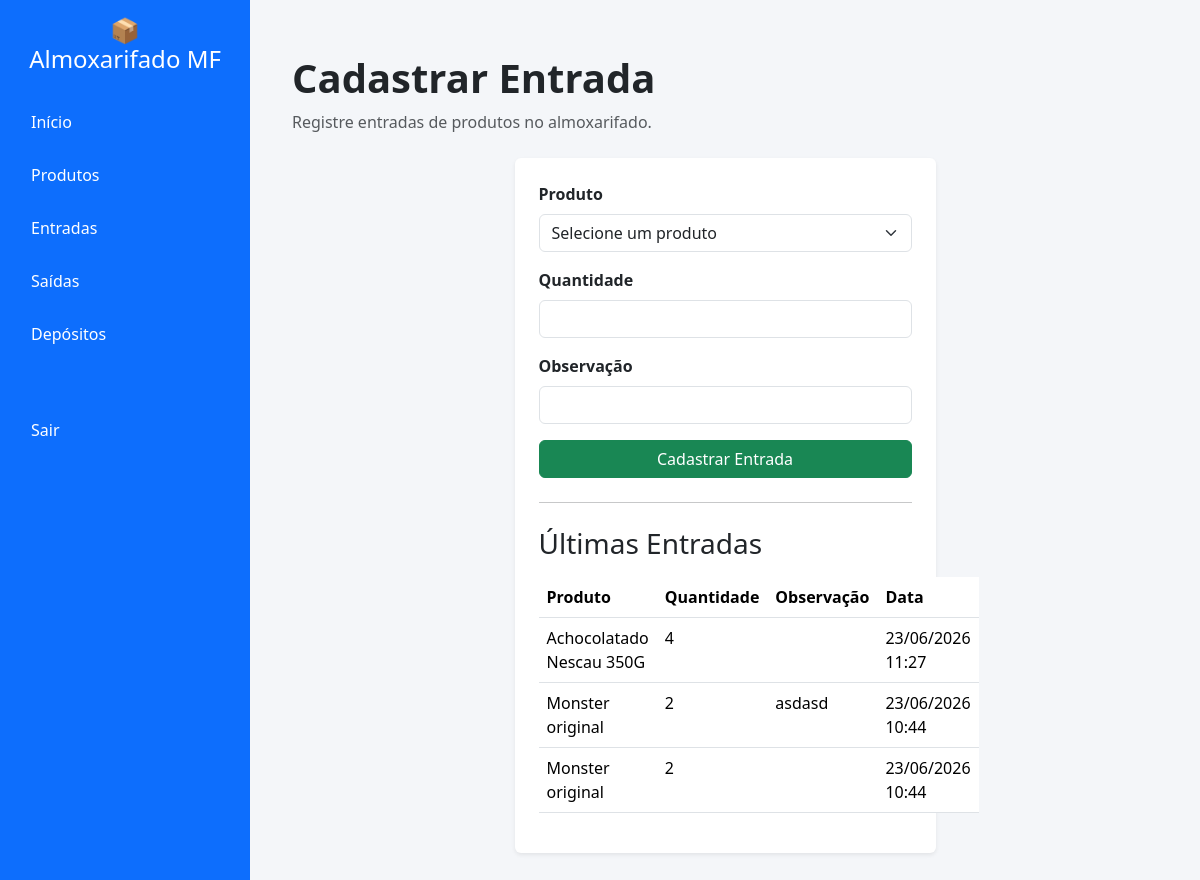
The page /entrada/ on the database its author committed.
### estoque/models.py (models this page shows, shortened)
class Movimentacao(models.Model):
    TIPOS = (
        ("E", "Entrada"),
        ("S", "Saída"),
    )
    produto = models.ForeignKey('Produto', on_delete=models.CASCADE)
    deposito = models.ForeignKey("Depositos", on_delete=models.SET_NULL, null=True, blank=True)
    tipo = models.CharField(max_length=1, choices=TIPOS)
    quantidade = models.PositiveIntegerField()
    data = models.DateTimeField(auto_now_add=True)
    observacao = models.TextField(blank=True, null=True)

class Produto(models.Model):
    nome = models.CharField(max_length=100)
    descricao = models.TextField(blank=True)
    quantidade = models.IntegerField(default=0)
    categoria = models.ForeignKey(Categoria, on_delete=models.CASCADE)

### estoque/views.py (the view, shortened to what this page needs)
# urls.py: path("entrada/", views.entrada, name="entrada"),
def entrada(request):
    entradas = Movimentacao.objects.filter(tipo="E").order_by("-data")
    produtos = Produto.objects.all()
    return render(request, 'entrada.html', {
        'entradas': entradas,
        'produtos': produtos
    })

### estoque/templates/entrada.html (shortened to what this page needs)
{% extends 'base.html' %}
{% block content %}
<main class="container mt-4">
    <section class="mb-4">
        <h1 class="fw-bold">Cadastrar Entrada</h1>
        <p class="text-muted">
            Registre entradas de produtos no almoxarifado.
        </p>
    </section>
    <section class="row justify-content-center">
        <div class="col-md-6">
            <div class="card shadow-sm border-0">
                <div class="card-body p-4">
                    <form method="post">
                        <div class="mb-3">
                            <label for="produto" class="form-label fw-semibold">
                                Produto
                            </label>
                            <select id="produto" name="produto" class="form-select" required>
                                <option value="">Selecione um produto</option>
                            </select>
                        </div>
                        <div class="mb-3">
                            <label for="quantidade" class="form-label fw-semibold">
                                Quantidade
                            </label>
                            <input type="number" id="quantidade" name="quantidade" class="form-control" min="1" required>
                        </div>
                        <div class="mb-3">
                            <label for="observacao" class="form-label fw-semibold">
                                Observação
                            </label>
                            <input type="text" id="observacao" name="observacao" class="form-control">
                        </div>
                        <div class="d-grid">
                            <button type="submit" class="btn btn-success">
                                Cadastrar Entrada
                            </button>
                        </div>
                        <hr class="my-4">
                        <h3 class="mb-3">Últimas Entradas</h3>
                        <table class="table table-hover">
                            <thead>
                                <tr>
                                    <th>Produto</th>
                                    <th>Quantidade</th>
                                    <th>Observação</th>
                                    <th>Data</th>
                                </tr>
                            </thead>
                            <tbody>
                                {% for entrada in entradas %}
                                <tr>
                                    <td>{{ entrada.produto.nome }}</td>
                                    <td>{{ entrada.quantidade }}</td>
                                    <td>{{ entrada.observacao }}</td>
                                    <td>{{ entrada.data|date:"d/m/Y H:i" }}</td>
                                </tr>
                                {% empty %}
                                <tr>
                                    <td colspan="4" class="text-center text-muted">
                                        Nenhuma entrada cadastrada
                                    </td>
                                </tr>
                                {% endfor %}
                            </tbody>
                        </table>
                    </form>
                </div>
            </div>
        </div>
    </section>
</main>
{% endblock %}

### estoque/templates/base.html (shortened to what this page needs)
<!DOCTYPE html>
<html lang="pt-br">
<head>
    <link href="https://cdn.jsdelivr.net/npm/bootstrap@5.3.8/dist/css/bootstrap.min.css" rel="stylesheet">
</head>
<body>
<div class="d-flex">
    <div class="sidebar p-3">
        <h4 class="text-white text-center mb-4">
            📦
            <br>
             Almoxarifado MF
        </h4>
        <a href="{% url 'dashboard' %}">
            Início
        </a>
        <a href="{% url 'produtos' %}">
            Produtos
        </a>
        <a href="{% url 'entrada' %}">
            Entradas
        </a>
        <a href="{% url 'saida' %}">
            Saídas
        </a>
        <a href="{% url 'depositos' %}">
            Depósitos
        </a>
        <div class="mt-5">
            <a href="/">
                Sair
            </a>
        </div>
    </div>
    <div class="content">
        {% block content %}
        {% endblock %}
    </div>
</div>
</body>
</html>

### estoque/templates/base.html (style rules this page uses)
body { background:#f4f6f9; }
.sidebar { width:250px; min-height:100vh; background:#0d6efd; }
.sidebar a { color:white; text-decoration:none; padding:12px 15px; display:block; border-radius:8px; margin-bottom:5px; }
.content { flex:1; padding:30px; }

### rows shown on the page
Movimentacao: produto.nome "Achocolatado Nescau 350G", quantidade "4", data "23/06/2026 11:27"
Movimentacao: produto.nome "Monster original", quantidade "2", observacao "asdasd", data "23/06/2026 10:44"
Movimentacao: produto.nome "Monster original", quantidade "2", data "23/06/2026 10:44"
